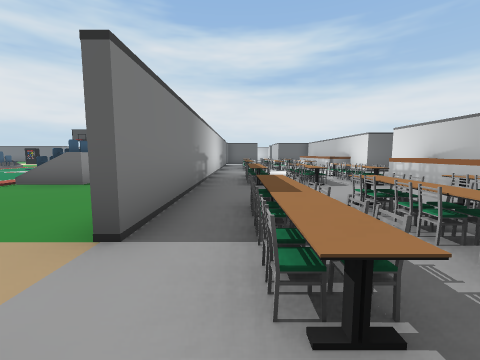
view 1 (above)

24 first-person views from a walk through a Unity game level. The camera is 1.3 m above the floor, tilts 6° down and sees 90° across. The floor is counted in squares, 2 m on a side. Each view is taken from the middle of a square. On the plan, view 1 faces up. The plan holds only what a view shows up to about 9 squares ahead; the rest is blank. The place goes on beyond the plan. The player character is not drawn. Some animated figures are not drawn. Some surface patterns are stand-ins.

view 2
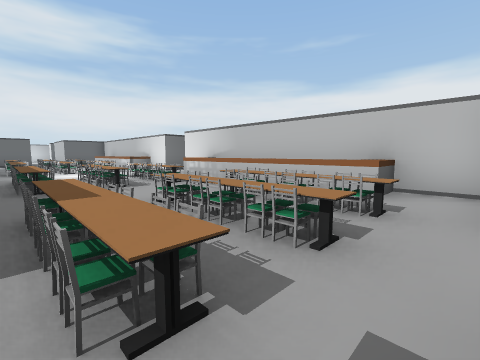

view 3
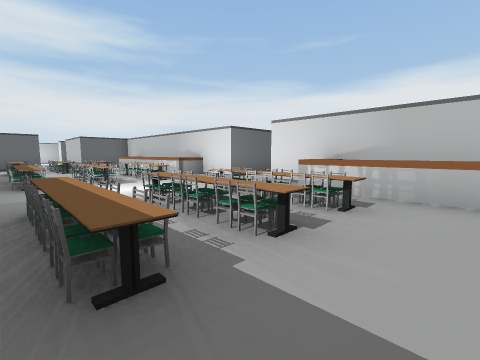

view 4
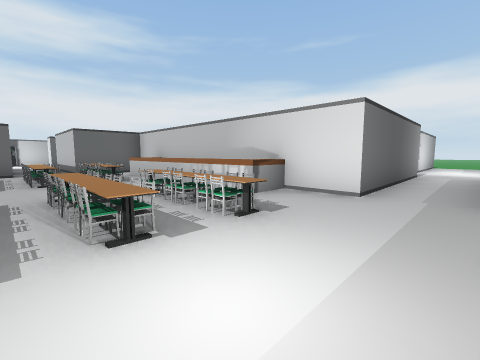

view 5
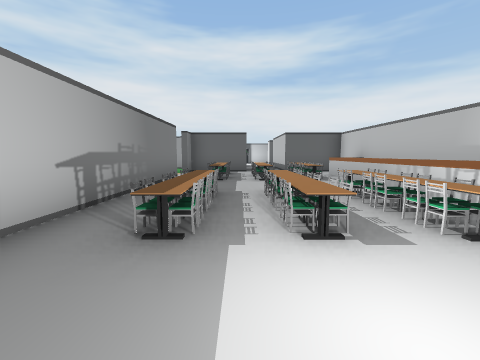

view 6
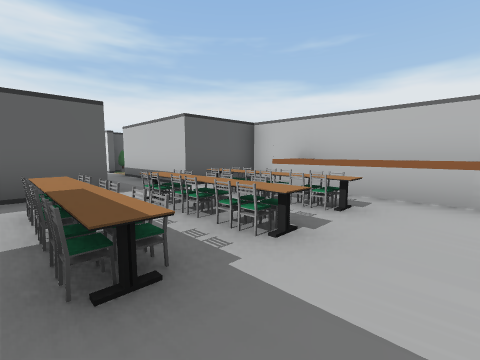

view 7
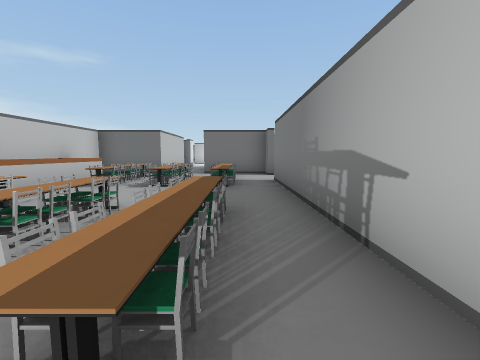

view 8
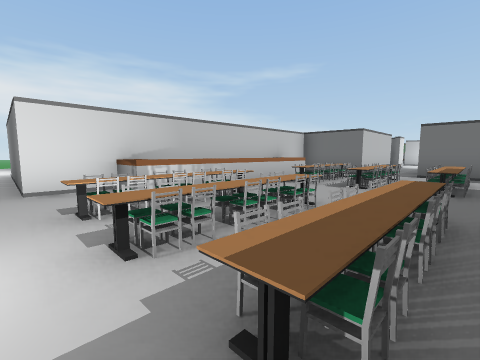

view 9
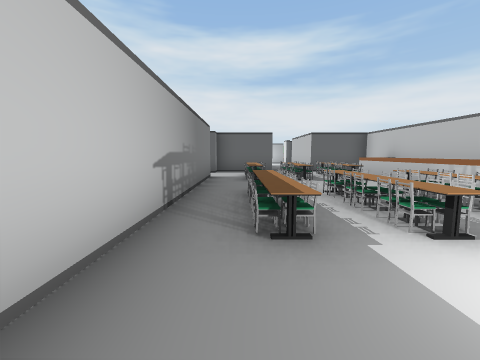

view 10
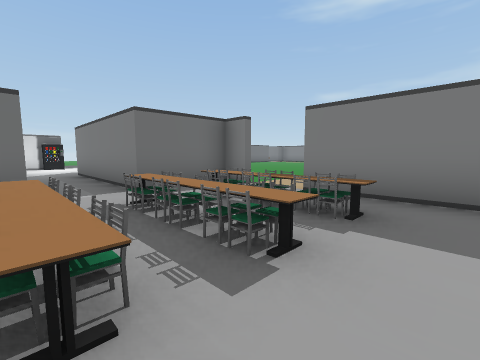

view 11
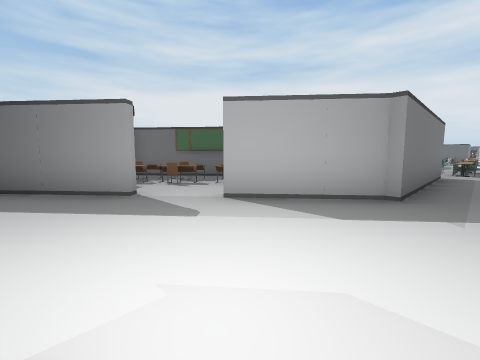

view 12
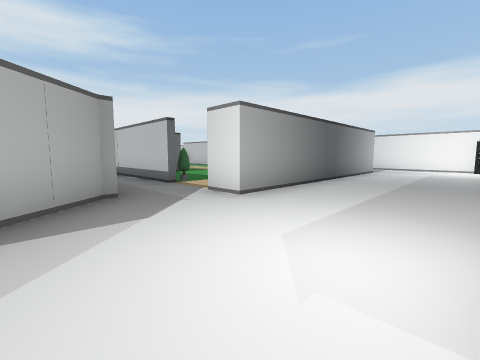

view 13
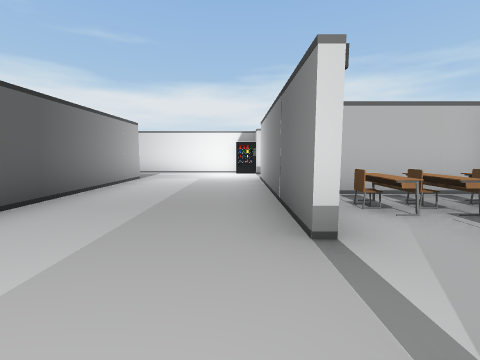

view 14
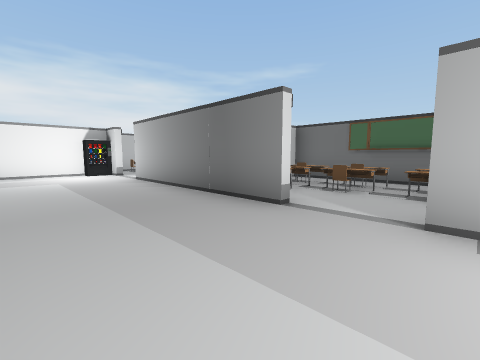

view 15
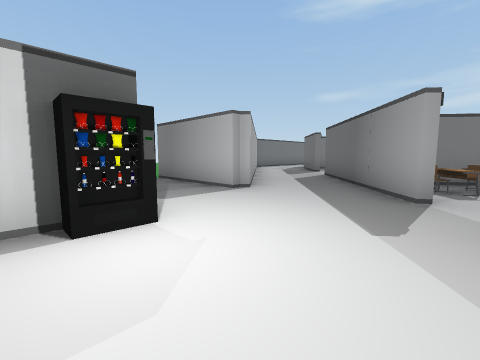

view 16
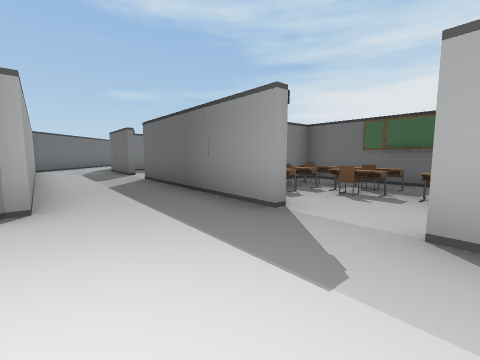

view 17
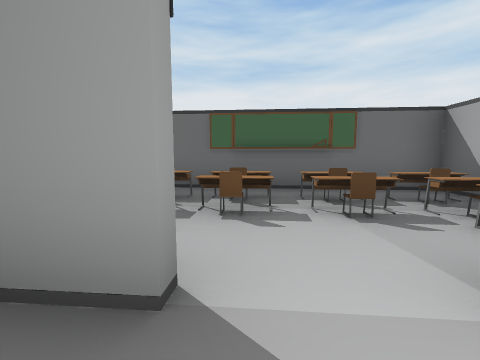

view 18
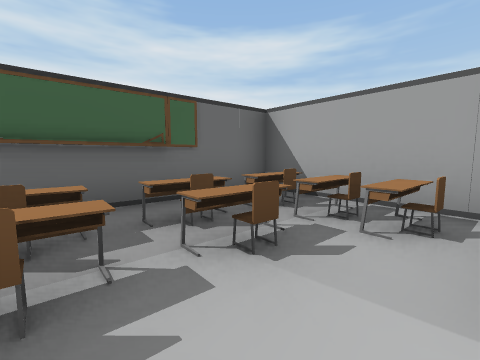

view 19
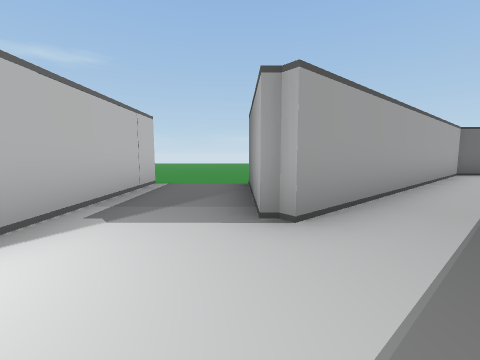

view 20
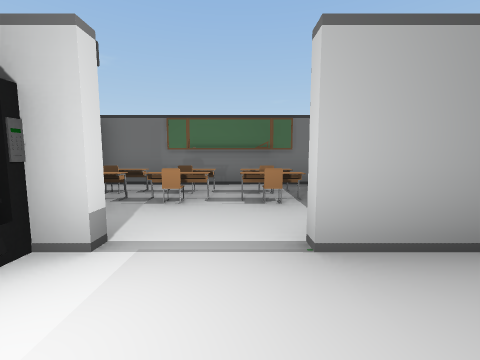

view 21
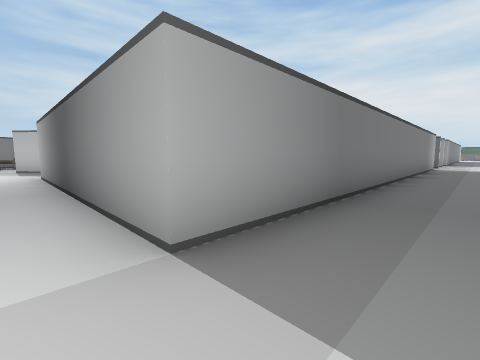

view 22
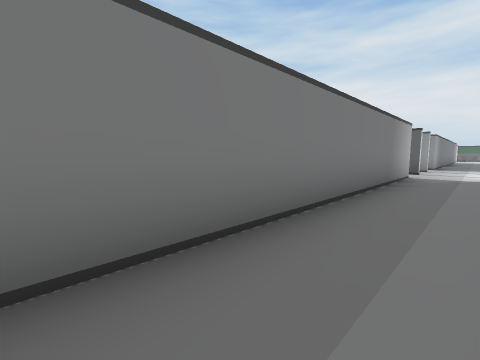

view 23
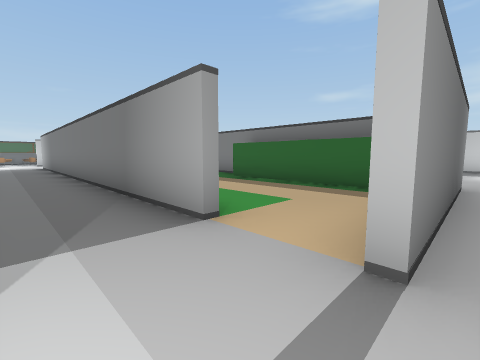

view 24
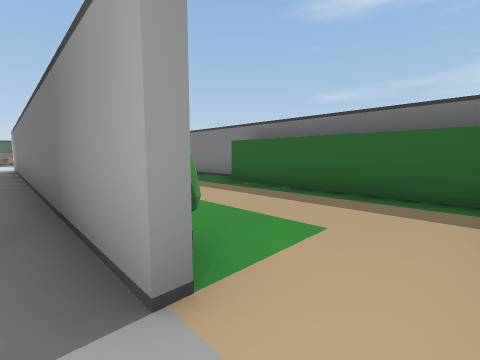

### Floor plan
Key: @ floor where view 1 was taken; # wall or solid block; x gap in a wall; . main floor; : floor 1 m higher than the main floor; ^ raised ledge; C chair; T table; P pot; O other object.
Columns run from 8 left of view 1 to 13 right of it. Each row starts with its distance up from view 1.
 23            O
 22            .
 21           ..
 20           .#
 19           .#
 18         ##.#
 17        ##..###
 16        #COOOO#
 15        #COCO^#
 14        #CCCC^#
 13        #....^#
 12        #OOOO^#
 11        #OCCCO#
 10        #CCCC.#    ..#
  9        #.....#####....
  8        #.....#####....
  7        #CCCO.#......
  6    OOO #CCCOO#...P..
  5    .O. #CCCC^#...#..
  4     ...#....^#...#..
  3      ..#CCCC^#.. #..
  2       .#COCO^#.. #..
  1       . CCCOO#.  #..
  0       .x@... #   #..
 -1        ###.##    #..
 -2       ## #.#..   #..
 -3     ######.#..   #..
 -4    ##OTC##.P.    #..
 -5   ##TTCCC#..     #..#
 -6   #TOCT##.. ######..#
 -7   ##TO..............#
 -8    ##O#.............#
 -9     ##...O..........O
-10    #.....###.#C# #.##
-11  ....###.# .TTC# .TT
-12  #..## #.#  OTO#  O::T
-13 #..##  #.#  ##########

Where each view was taken, in squares from view 1:
view 1: 0 up, 0 right, facing up
view 2: 0 up, 0 right, facing up-right
view 3: 4 up, 0 right, facing up-right
view 4: 8 up, 1 right, facing up-right
view 5: 8 up, 1 right, facing up
view 6: 13 up, 0 right, facing up-right
view 7: 8 up, 0 right, facing down
view 8: 8 up, 0 right, facing down-right
view 9: 8 up, 0 right, facing up
view 10: 4 up, 3 right, facing down-left
view 11: 9 down, 2 right, facing up-left
view 12: 9 down, 0 right, facing up-right
view 13: 9 down, 3 right, facing right
view 14: 7 down, 3 right, facing down-right
view 15: 7 down, 2 right, facing down-left
view 16: 8 down, 1 right, facing left
view 17: 8 down, 1 left, facing up-left
view 18: 7 down, 2 left, facing up
view 19: 8 down, 1 left, facing down
view 20: 8 down, 10 right, facing down
view 21: 7 down, 11 right, facing up-left
view 22: 2 down, 11 right, facing up-left
view 23: 8 up, 11 right, facing down-left
view 24: 7 up, 10 right, facing down-left
